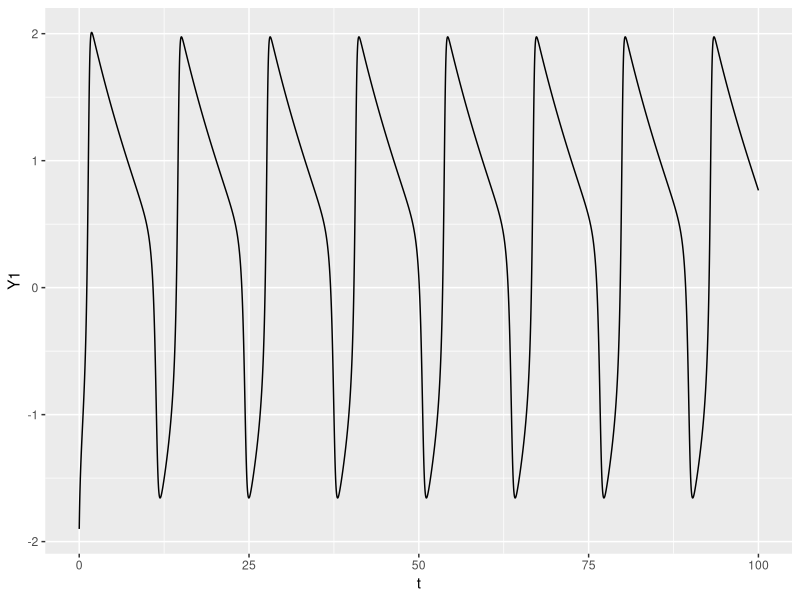
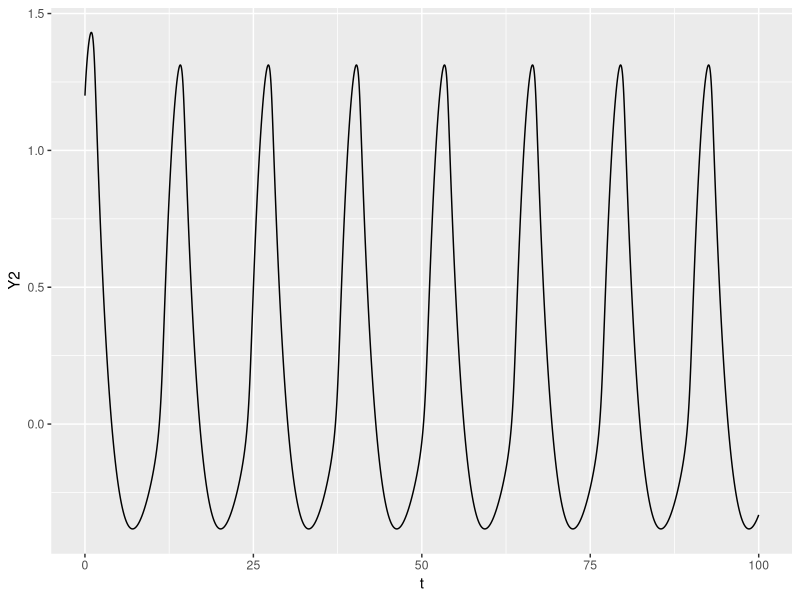
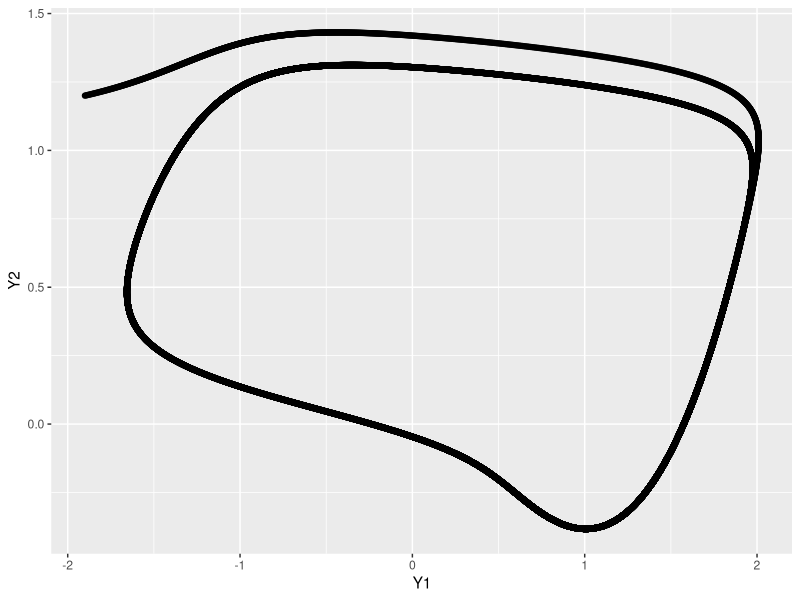
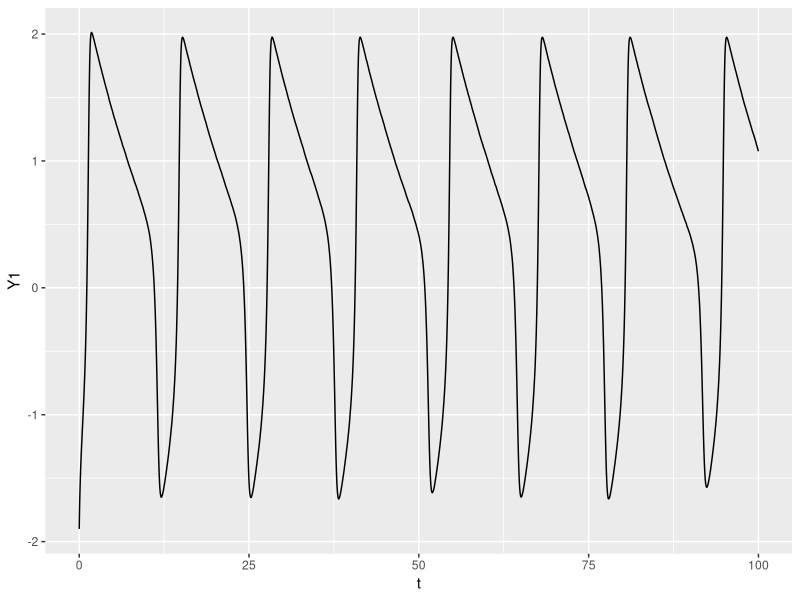
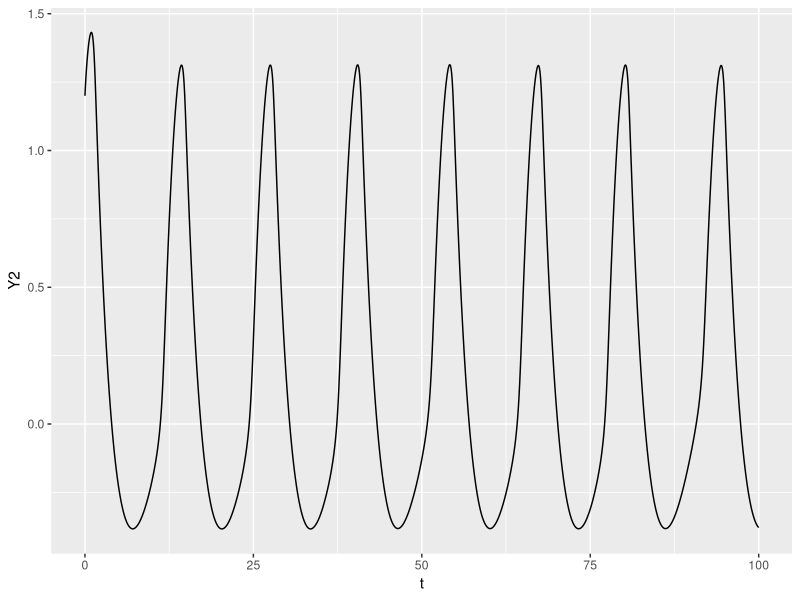
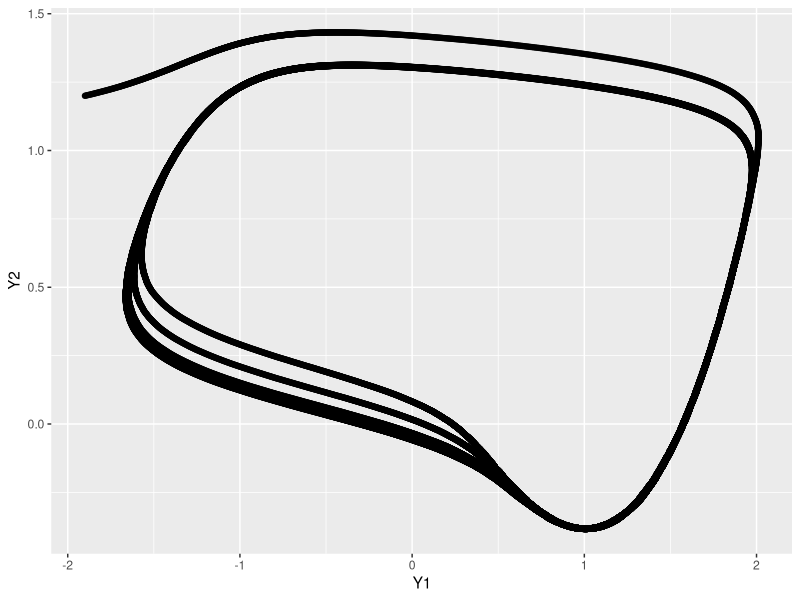
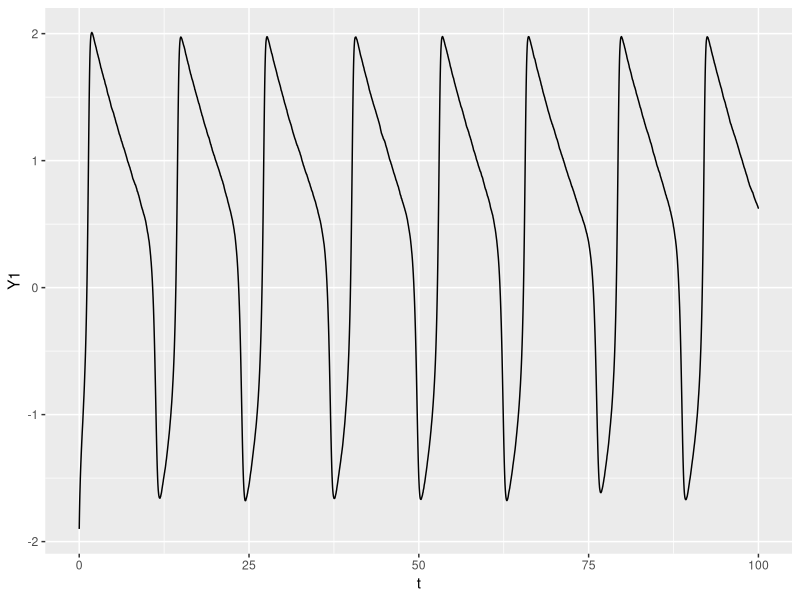
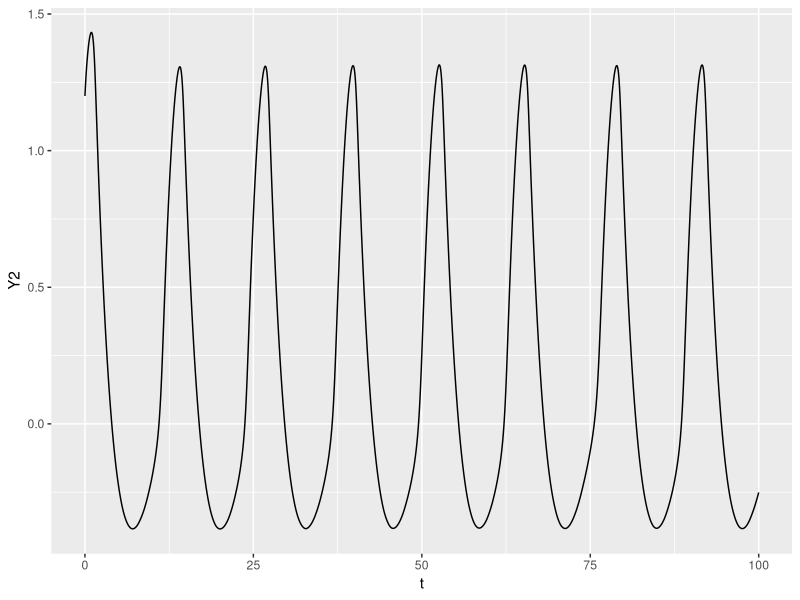

Write the R code that produced these figures, in order.
# Part 1: Simulation and discretization of diffusion processes
delta <- 2^-9
theta_1 <- .7
theta_2 <- .8
theta_3 <- 3.0
theta_4 <- -0.34
N <- 100/delta
Y_1_init <- -1.9
Y_2_init <- 1.2

run_sim <- function(sigma) {
    Y <- matrix(nrow = N, ncol = 2)
    Y[1, 1] <- Y_1_init
    Y[1, 2] <- Y_2_init
    W <- rnorm(N, 0, delta)

    for (n in 1:(N-1)) {
        Y[n + 1, 1] <- Y[n, 1] + theta_3 * (Y[n, 1] + Y[n, 2] - 1/3*(Y[n, 1]^3) + theta_4) * delta + sigma * W[n + 1]
        Y[n + 1, 2] <- Y[n, 2] - (1/theta_3) * (Y[n, 1] + theta_2 * Y[n, 2] - theta_1) * delta
    }
    df <- data.frame(Y)
    colnames(df) <- c('Y1', 'Y2')
    df$n <- seq(N)
    df$t <- df$n * delta
    df
}

# Question 1a
df_1 <- run_sim(0)

library(ggplot2)

generate_plots <- function(df, prefix) {
    gg <- ggplot(df) +
        geom_line(aes(x = t, y = Y1))
    ggsave(paste0(prefix, '-Y1.pdf'), plot = gg, width = 5, height = 3)

    gg <- ggplot(df) +
        geom_line(aes(x = t, y = Y2))
    ggsave(paste0(prefix, '-Y2.pdf'), plot = gg, width = 5, height = 3)

    gg <- ggplot(df) +
        geom_point(aes(x = Y1, y = Y2))
    ggsave(paste0(prefix, '-Y1Y2.pdf'), plot = gg, width = 5, height = 3)
}

generate_plots(df_1, 'latex/part1a-sigma0')
generate_plots(run_sim(.10), 'latex/part1a-sigma1')
generate_plots(run_sim(.20), 'latex/part1a-sigma2')
generate_plots(run_sim(.30), 'latex/part1a-sigma3')
generate_plots(run_sim(.40), 'latex/part1a-sigma4')

# Question 1b
library('reshape2')
library('data.table')
plot_grid <- function(df, prefix) {
    setDT(df)
    df$Y1_ <- cut(df$Y1, 100)
    df$Y2_ <- cut(df$Y2, 100)

    dt_agg <- df[ , .( Count = .N ) , by = list(Y1_, Y2_) ]

    p <- ggplot(data = dt_agg, aes(x = Y1_, y = Y2_)) +
        geom_tile(aes(fill = Count)) +
        scale_x_discrete(breaks = NULL) + 
        scale_y_discrete(breaks = NULL)
    ggsave(paste0(prefix, '-grid.pdf'), plot = p, width = 7, height = 7)
}
plot_grid(run_sim(.10), 'latex/part1b-sigma1')
plot_grid(run_sim(.20), 'latex/part1b-sigma2')
plot_grid(run_sim(.30), 'latex/part1b-sigma3')
plot_grid(run_sim(.40), 'latex/part1b-sigma4')
